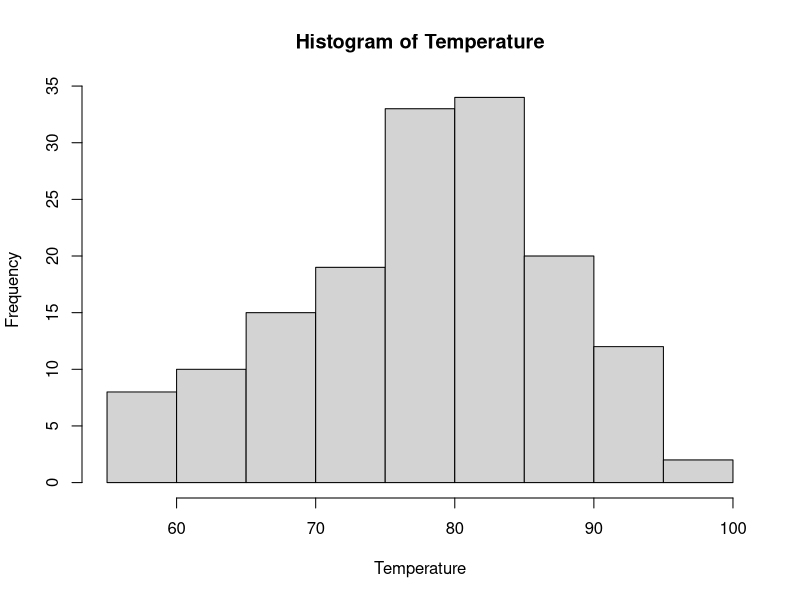
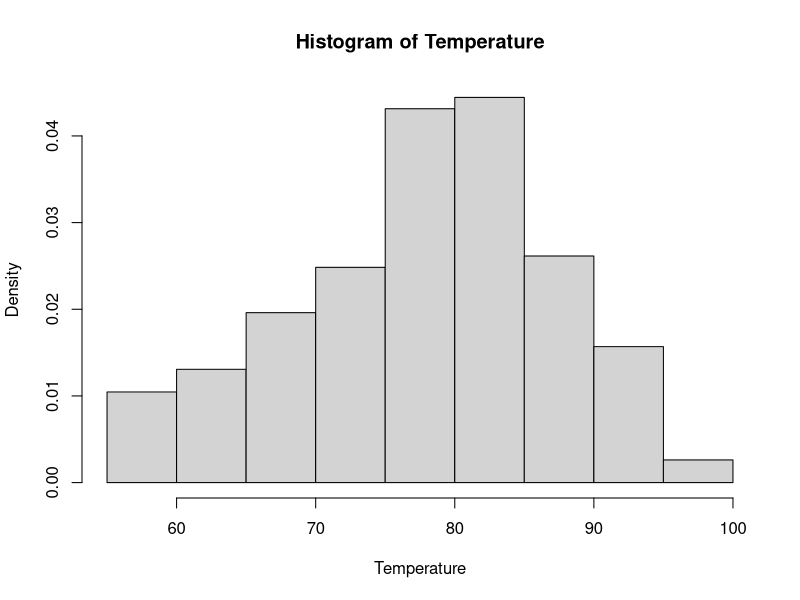
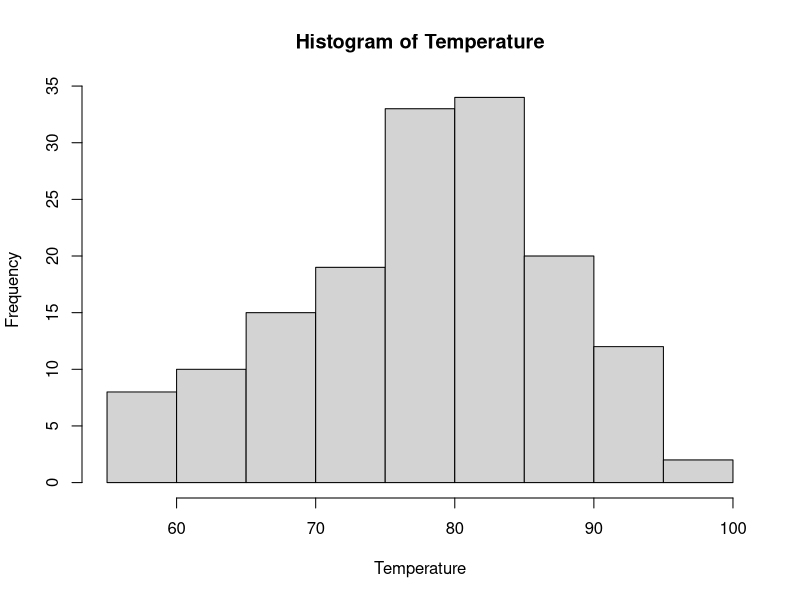
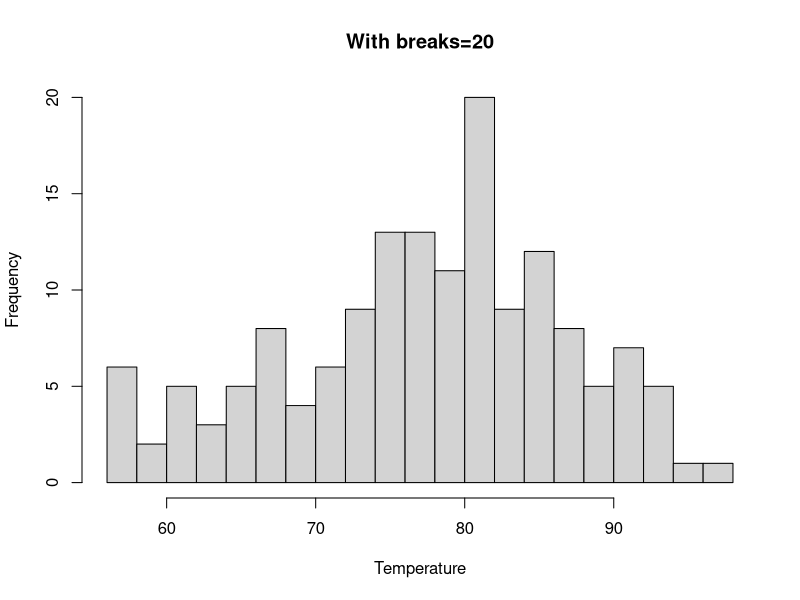

Here is the R script that generated these plots, in order:
data (airquality)
str(airquality)
Temperature <- airquality$Temp
hist(Temperature)

# to represent the density instead of frequency
hist(Temperature, freq = FALSE)

# to get more info on hist

?hist
help("hist")

# Hist example returns
h <- hist (Temperature)
h

#customizing our histogram
hist(Temperature, breaks = 20, main = "With breaks=20")